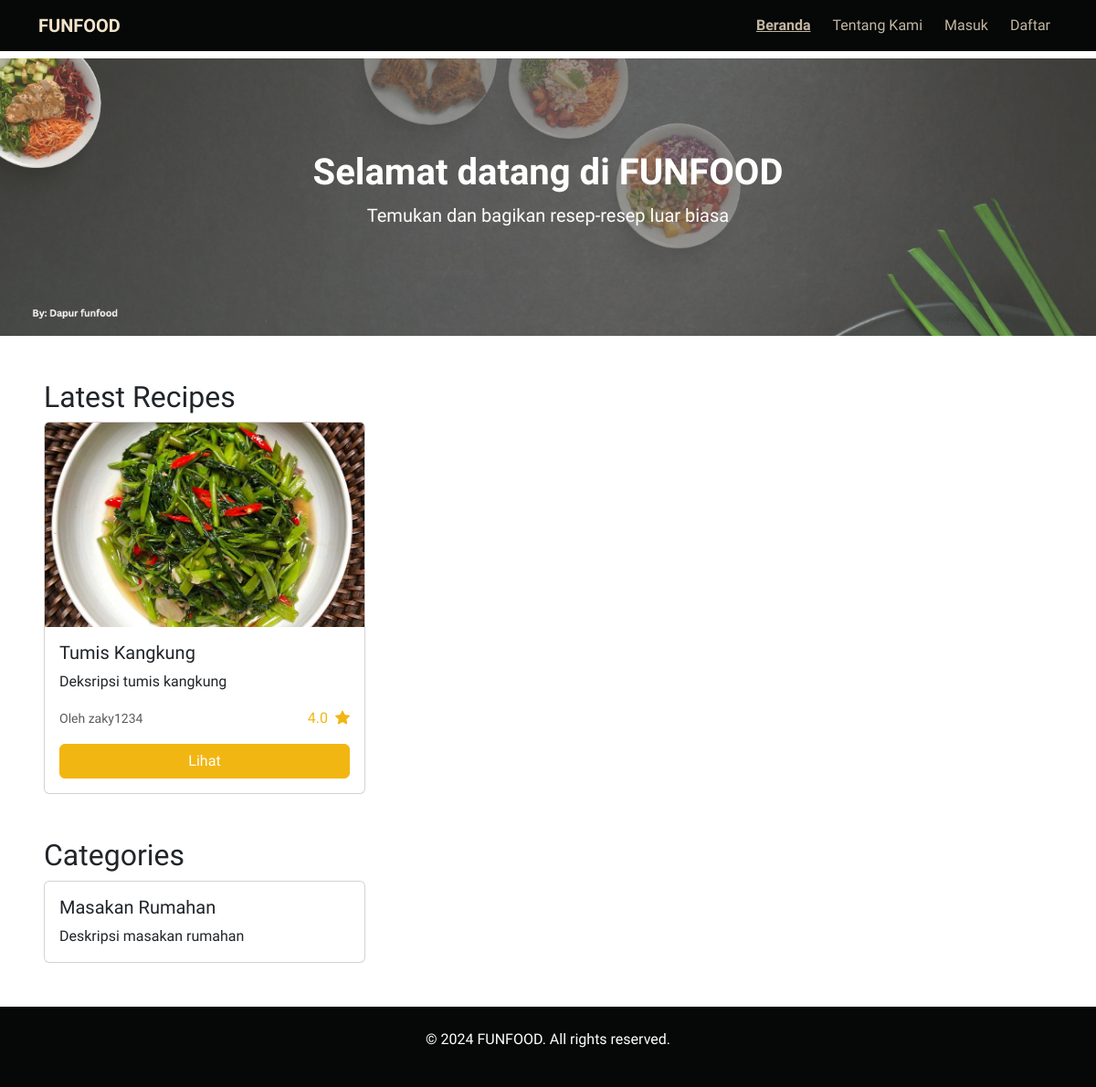
Before: / with the older database file.
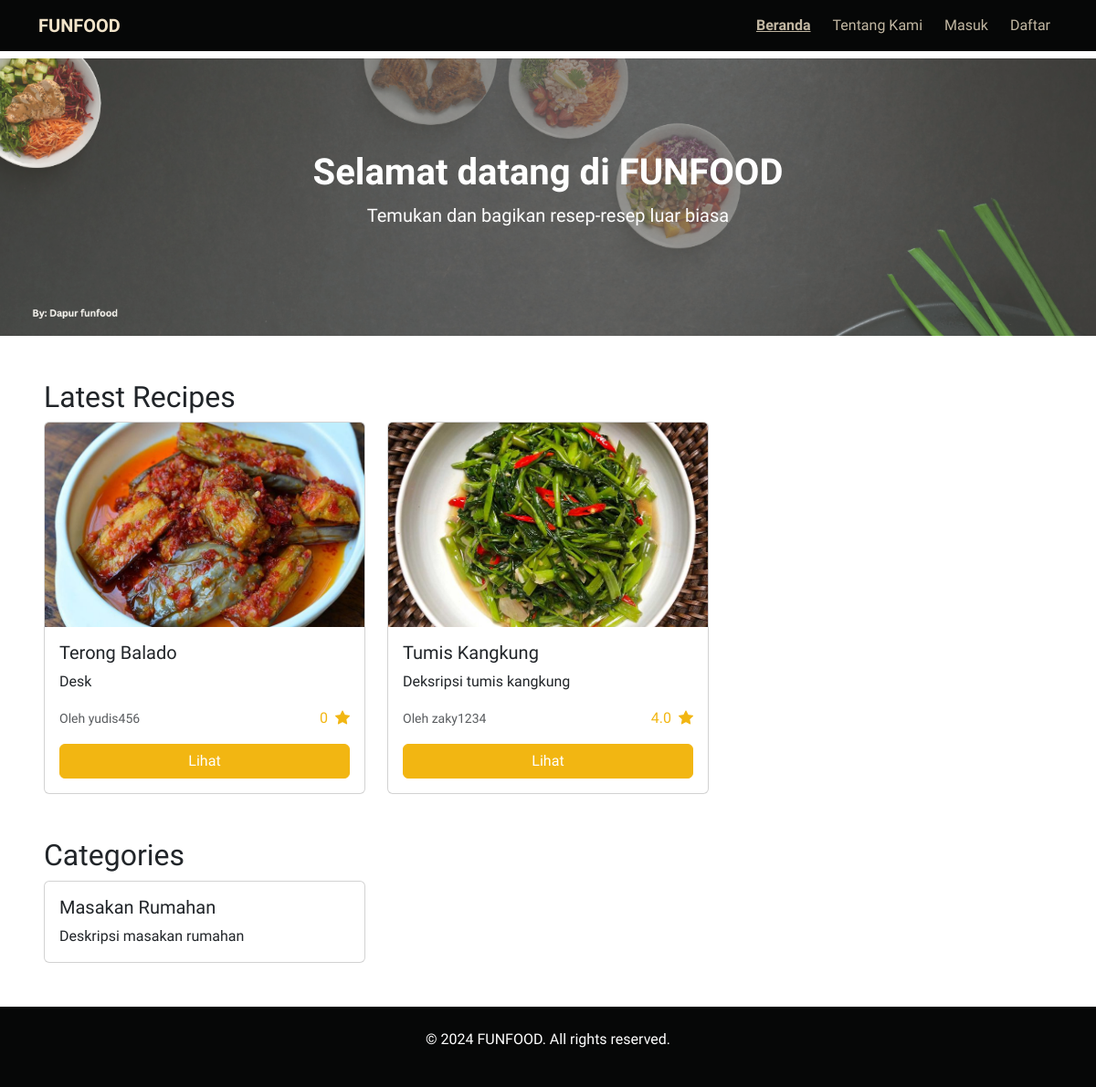
After: the same page with the newer database file.
### funfood_app/models.py (models this page shows, shortened)
class Recipe(models.Model):
    user = models.ForeignKey(CustomUser, on_delete=models.CASCADE, related_name='recipes')
    title = models.CharField(max_length=100)
    description = models.TextField()
    ingredients = models.TextField(help_text='Separate each ingredient with a newline.')
    steps = models.TextField(help_text='Separate each step with a newline.')
    image = models.ImageField(upload_to='recipe/', blank=True, null=True)
    category = models.ForeignKey('Category', on_delete=models.CASCADE, related_name='recipes')
    is_approved = models.BooleanField(default=False)
    created_at = models.DateTimeField(auto_now_add=True)
    def get_avg_rating(self):
        reviews = self.reviews.all()
        if reviews.exists():
            total_rating = sum(review.rating for review in reviews)
            return round(total_rating / reviews.count(), 2)
        return 0

class CustomUser(AbstractUser):
    nickname = models.CharField(max_length=20)
    phone_number = models.CharField(max_length=20, blank=True, null=True)
    profile_image = models.ImageField(upload_to='profile/', blank=True, null=True)

class Review(models.Model):
    user = models.ForeignKey(CustomUser, on_delete=models.CASCADE, related_name='reviews')
    recipe = models.ForeignKey(Recipe, on_delete=models.CASCADE, related_name='reviews')
    rating = models.PositiveIntegerField()
    comment = models.TextField(blank=True)
    created_at = models.DateTimeField(auto_now_add=True)

class Category(models.Model):
    name = models.CharField(max_length=50, unique=True)
    description = models.TextField()

### funfood_app/views.py (the view)
# urls.py: path('', views.HomeView.as_view(), name='home'),
class HomeView(TemplateView):
    template_name = 'public/home.html'
    def get_context_data(self, **kwargs):
        context = super().get_context_data(**kwargs)
        context["latest_recipes"] = Recipe.objects.filter(is_approved=True).order_by('-created_at')[:6]
        context["categories"] = Category.objects.all()[:6]
        return context

### templates/public/home.html (shortened to what this page needs)
{% extends '../base.html' %}
{% load static %}
{% block content %}
<section class="hero bg-light text-center">
  <div class="position-relative">
    <img src="{% static 'image/home.png' %}" alt="banner-home" class="img-fluid w-100" style="opacity: 0.8;">
    <div class="position-absolute top-50 start-50 translate-middle ">
      <h1 class="text-white fw-bold">Selamat datang di FUNFOOD</h1>
      <p class="lead text-white">Temukan dan bagikan resep-resep luar biasa</p>
    </div>
  </div>
</section>
<section class="m-5">
  <h2>Latest Recipes</h2>
  <div class="row g-4">
    {% for recipe in latest_recipes %}
    <div class="col-md-4">
      <div class="card h-100">
        {% if recipe.image %}
        <img
          src="{{ recipe.image.url }}"
          class="card-img-top object-fit-cover"
          alt="{{ recipe.title }}"
          style="height: 14rem"
        />
        {% endif %}
        <div class="card-body">
          <h5 class="card-title text-capitalize">{{ recipe.title }}</h5>
          <p class="card-text">{{ recipe.description|truncatewords:20|capfirst }}</p>
          <div class="d-flex justify-content-between align-items-center">
            <small class="text-muted"
              >Oleh {{ recipe.user.username }}</small
            >
            <div class="text-primary">
              <span class="me-1">{{ recipe.get_avg_rating }}</span>
              <i class="bi bi-star-fill"></i>
            </div>
          </div>
          <a href="{% url 'recipe_detail' recipe.pk %}" class="btn btn-primary w-100 mt-3">Lihat</a>
        </div>
      </div>
    </div>
    {% endfor %}
  </div>
</section>
<section class="m-5">
  <h2>Categories</h2>
  <div class="row g-4">
    {% for category in categories %}
    <div class="col-md-4">
      <div class="card h-100">
        <div class="card-body">
          <h5 class="card-title">{{ category.name }}</h5>
          <p class="card-text">{{ category.description|truncatewords:20 }}</p>
        </div>
      </div>
    </div>
    {% endfor %}
  </div>
</section>
{% endblock %}

### templates/base.html (shortened to what this page needs)
<!DOCTYPE html>
{% load static %}
<html lang="en">
  <head>
    <link
      href="https://cdn.jsdelivr.net/npm/bootstrap@5.3.2/dist/css/bootstrap.min.css"
      rel="stylesheet"
    />
    <link rel="stylesheet" href="{% static 'css/styles.css' %}" />
    <link
      rel="stylesheet"
      href="https://cdn.jsdelivr.net/npm/bootstrap-icons@1.11.0/font/bootstrap-icons.css"
    />
  </head>
  <body>
    {% include 'components/navbar.html' %}
    {% include 'components/toast.html' %}
    <main style="min-height: 70vh; margin-top: 8vh">{% block content %}{% endblock %}</main>
    {% include 'components/footer.html' %}
  </body>
</html>

### templates/components/navbar.html (shortened to what this page needs)
<nav class="fixed-top navbar navbar-expand-lg navbar-dark bg-dark">
  <div class="container">
    <a class="navbar-brand fw-bolder" href="{% url 'home' %}">FUNFOOD</a>
    <div class="collapse navbar-collapse" id="navbarNav">
      <ul class="navbar-nav ms-auto gap-2">
        <li class="nav-item">
          <a class="nav-link {% if request.resolver_match.url_name == 'home' %}active{% endif %}" href="{% url 'home' %}">Beranda</a>
        </li>
        <li class="nav-item">
          <a class="nav-link {% if request.resolver_match.url_name == 'about' %}active{% endif %}" href="{% url 'about' %}">Tentang Kami</a>
        </li>
        {% if user.is_authenticated %}
        <div class="btn-group">
          <button type="button" class="btn btn-dark dropdown-toggle" data-bs-toggle="dropdown" aria-expanded="false">
            <i class="bi bi-person-circle"></i>
          </button>
          <ul class="dropdown-menu dropdown-menu-end">
            <li>
              <a class="dropdown-item" href="{% url 'my_recipes' %}">Resep Saya</a>
            </li>
            <li>
              <a class="dropdown-item" href="{% url 'favorite_recipes' %}">Resep Favorit</a>
            </li>
            <div class="dropdown-divider"></div>
            <li>
              <a class="dropdown-item d-flex justify-content-center gap-2" href="#" data-bs-toggle="modal" data-bs-target="#logoutModal"><i class="bi bi-box-arrow-right"></i>Keluar</a>
            </li>
          </ul>
        </div>
        {% else %}
        <li class="nav-item">
          <a class="nav-link {% if request.resolver_match.url_name == 'login' %}active{% endif %}" href="{% url 'login' %}">Masuk</a>
        </li>
        <li class="nav-item">
          <a class="nav-link {% if request.resolver_match.url_name == 'register' %}active{% endif %}" href="{% url 'register' %}">Daftar</a>
        </li>
        {% endif %}
      </ul>
    </div>
  </div>
</nav>

### templates/components/toast.html (shortened to what this page needs)
{% load static %}
<div class="toast-container position-fixed top-0 end-0 p-3">
</div>

### templates/components/footer.html
<footer class="bg-dark text-white py-4">
  <div class="container text-center">
    <p>&copy; 2024 FUNFOOD. All rights reserved.</p>
  </div>
</footer>

### static/css/styles.css (style rules this page uses)
:root { --bs-light-rgb: 241, 227, 201; --bs-dark-rgb: 6, 7, 7; --bs-primary-rgb: 242, 182, 18; --bs-secondary-rgb: 215, 85, 59; --bs-info-rgb: 0, 210, 248; --bs-success-rgb: 91, 201, 0; --bs-warning-rgb: 255, 204, 126; --bs-danger-rgb: 255, 24, 100; }
*, body { font-family: 'Funnel Display', sans-serif; }
.bg-light { background-color: rgb(var(--bs-light-rgb)) !important; }
.bg-dark { background-color: rgb(var(--bs-dark-rgb)) !important; }
.navbar-dark .navbar-brand { color: rgb(var(--bs-light-rgb)) !important; }
.navbar-dark .nav-link { color: rgba(var(--bs-light-rgb), 0.8) !important; }
.btn-primary { background-color: rgb(var(--bs-primary-rgb)); border-color: rgb(var(--bs-primary-rgb)); }
.active { color: white; text-decoration-line: underline; border-radius: 4px; font-weight: 700; }

Changed rows visible on the page:
now on this page (row edited): Recipe: image (picture), title "Terong Balado", description "Desk", user.username "yudis456", get_avg_rating "0"
